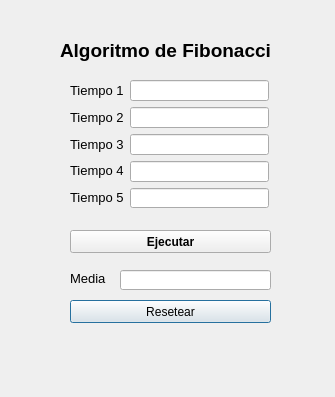
<?xml version="1.0" encoding="UTF-8"?>
<ui version="4.0">
 <class>Dialog_fibonacci</class>
 <widget class="QDialog" name="Dialog_fibonacci">
  <property name="geometry">
   <rect>
    <x>0</x>
    <y>0</y>
    <width>335</width>
    <height>397</height>
   </rect>
  </property>
  <property name="windowTitle">
   <string>Dialog</string>
  </property>
  <widget class="QPushButton" name="pushButton_resetFib">
   <property name="geometry">
    <rect>
     <x>70</x>
     <y>300</y>
     <width>201</width>
     <height>23</height>
    </rect>
   </property>
   <property name="font">
    <font>
     <pointsize>9</pointsize>
    </font>
   </property>
   <property name="text">
    <string>Resetear</string>
   </property>
  </widget>
  <widget class="QWidget" name="layoutWidget">
   <property name="geometry">
    <rect>
     <x>70</x>
     <y>80</y>
     <width>199</width>
     <height>128</height>
    </rect>
   </property>
   <layout class="QHBoxLayout" name="horizontalLayout">
    <item>
     <layout class="QVBoxLayout" name="verticalLayout">
      <item>
       <widget class="QLabel" name="label">
        <property name="font">
         <font>
          <pointsize>10</pointsize>
         </font>
        </property>
        <property name="text">
         <string>Tiempo 1</string>
        </property>
       </widget>
      </item>
      <item>
       <widget class="QLabel" name="label_2">
        <property name="font">
         <font>
          <pointsize>10</pointsize>
         </font>
        </property>
        <property name="text">
         <string>Tiempo 2</string>
        </property>
       </widget>
      </item>
      <item>
       <widget class="QLabel" name="label_3">
        <property name="font">
         <font>
          <pointsize>10</pointsize>
         </font>
        </property>
        <property name="text">
         <string>Tiempo 3</string>
        </property>
       </widget>
      </item>
      <item>
       <widget class="QLabel" name="label_4">
        <property name="font">
         <font>
          <pointsize>10</pointsize>
         </font>
        </property>
        <property name="text">
         <string>Tiempo 4</string>
        </property>
       </widget>
      </item>
      <item>
       <widget class="QLabel" name="label_5">
        <property name="font">
         <font>
          <pointsize>10</pointsize>
         </font>
        </property>
        <property name="text">
         <string>Tiempo 5</string>
        </property>
       </widget>
      </item>
     </layout>
    </item>
    <item>
     <layout class="QVBoxLayout" name="verticalLayout_2">
      <item>
       <widget class="QLineEdit" name="lineEdit_out_t1"/>
      </item>
      <item>
       <widget class="QLineEdit" name="lineEdit_out_t2"/>
      </item>
      <item>
       <widget class="QLineEdit" name="lineEdit_out_t3"/>
      </item>
      <item>
       <widget class="QLineEdit" name="lineEdit_out_t4"/>
      </item>
      <item>
       <widget class="QLineEdit" name="lineEdit_out_t5"/>
      </item>
     </layout>
    </item>
   </layout>
  </widget>
  <widget class="QPushButton" name="pushButton_execFib">
   <property name="geometry">
    <rect>
     <x>70</x>
     <y>230</y>
     <width>201</width>
     <height>23</height>
    </rect>
   </property>
   <property name="font">
    <font>
     <pointsize>9</pointsize>
     <weight>75</weight>
     <italic>false</italic>
     <bold>true</bold>
     <underline>false</underline>
    </font>
   </property>
   <property name="text">
    <string>Ejecutar</string>
   </property>
  </widget>
  <widget class="QLineEdit" name="lineEdit_out_media">
   <property name="geometry">
    <rect>
     <x>120</x>
     <y>270</y>
     <width>151</width>
     <height>20</height>
    </rect>
   </property>
  </widget>
  <widget class="QLabel" name="label_6">
   <property name="geometry">
    <rect>
     <x>70</x>
     <y>270</y>
     <width>41</width>
     <height>16</height>
    </rect>
   </property>
   <property name="font">
    <font>
     <pointsize>10</pointsize>
    </font>
   </property>
   <property name="text">
    <string>Media</string>
   </property>
  </widget>
  <widget class="QLabel" name="label_7">
   <property name="geometry">
    <rect>
     <x>60</x>
     <y>30</y>
     <width>221</width>
     <height>41</height>
    </rect>
   </property>
   <property name="font">
    <font>
     <pointsize>14</pointsize>
     <weight>75</weight>
     <bold>true</bold>
    </font>
   </property>
   <property name="text">
    <string>Algoritmo de Fibonacci</string>
   </property>
  </widget>
 </widget>
 <resources/>
 <connections/>
</ui>
